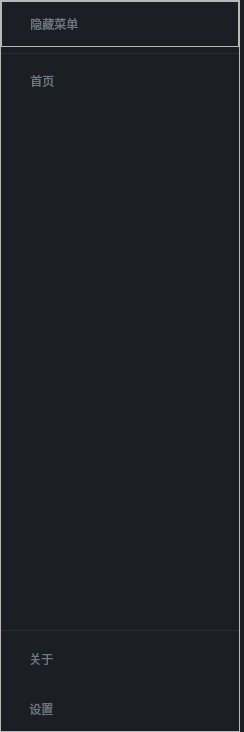
<?xml version="1.0" encoding="UTF-8"?>
<ui version="4.0">
    <class>LeftMenu</class>
    <widget class="QWidget" name="LeftMenu">
        <property name="geometry">
            <rect>
                <x>0</x>
                <y>0</y>
                <width>244</width>
                <height>732</height>
            </rect>
        </property>
        <property name="sizePolicy">
            <sizepolicy hsizetype="Preferred" vsizetype="Preferred">
                <horstretch>0</horstretch>
                <verstretch>0</verstretch>
            </sizepolicy>
        </property>
        <property name="minimumSize">
            <size>
                <width>50</width>
                <height>0</height>
            </size>
        </property>
        <property name="maximumSize">
            <size>
                <width>244</width>
                <height>16777215</height>
            </size>
        </property>
        <property name="windowTitle">
            <string>Form</string>
        </property>
        <property name="styleSheet">
            <string notr="true">#LeftMenu {
background-color: #1b1e23;
border-radius:8;
}

QPushButton {
background-color:#1b1e23;
border-radius: 8;
height:40;
text-align:left;
padding-left:15;
padding-top:2;
padding-bottom:2;
color:#6b7884;
}

QPushButton:hover{
background-color:#21252d;
}

QPushButton:pressed{
background-color:#2c313c;
}

QPushButton:checked{
background-color:#2c313c;
}


#bottom{
border-top:1 solid #272c36;
border-radius: 0;
}

#nav_menu {
border-top:1 solid #272c36;
border-radius: 0；
}

#LeftMenu #scrollArea,#scrollAreaWidgetContents_3{
background-color:#1b1e23;
border:none;
}

#btn_toggle:checked{
background-color:#21252d;
}


QToolTip { 
color:#6b7884;
background-color: #1b1e23; 
border: 0px; 
border-radius:8;
border-left: 2px solid #4f9fee;
}</string>
        </property>
        <layout class="QVBoxLayout" name="verticalLayout">
            <property name="spacing">
                <number>6</number>
            </property>
            <property name="leftMargin">
                <number>0</number>
            </property>
            <property name="topMargin">
                <number>0</number>
            </property>
            <property name="rightMargin">
                <number>0</number>
            </property>
            <property name="bottomMargin">
                <number>0</number>
            </property>
            <item>
                <widget class="QFrame" name="bg">
                    <property name="sizePolicy">
                        <sizepolicy hsizetype="Preferred" vsizetype="Preferred">
                            <horstretch>0</horstretch>
                            <verstretch>0</verstretch>
                        </sizepolicy>
                    </property>
                    <property name="minimumSize">
                        <size>
                            <width>240</width>
                            <height>0</height>
                        </size>
                    </property>
                    <property name="maximumSize">
                        <size>
                            <width>240</width>
                            <height>16777215</height>
                        </size>
                    </property>
                    <property name="styleSheet">
                        <string notr="true"/>
                    </property>
                    <property name="frameShape">
                        <enum>QFrame::StyledPanel</enum>
                    </property>
                    <property name="frameShadow">
                        <enum>QFrame::Raised</enum>
                    </property>
                    <layout class="QVBoxLayout" name="verticalLayout_6">
                        <property name="leftMargin">
                            <number>0</number>
                        </property>
                        <property name="topMargin">
                            <number>0</number>
                        </property>
                        <property name="rightMargin">
                            <number>0</number>
                        </property>
                        <property name="bottomMargin">
                            <number>0</number>
                        </property>
                        <item>
                            <widget class="QFrame" name="top">
                                <property name="maximumSize">
                                    <size>
                                        <width>16777215</width>
                                        <height>46</height>
                                    </size>
                                </property>
                                <property name="layoutDirection">
                                    <enum>Qt::RightToLeft</enum>
                                </property>
                                <property name="styleSheet">
                                    <string notr="true"/>
                                </property>
                                <property name="frameShape">
                                    <enum>QFrame::StyledPanel</enum>
                                </property>
                                <property name="frameShadow">
                                    <enum>QFrame::Raised</enum>
                                </property>
                                <property name="lineWidth">
                                    <number>1</number>
                                </property>
                                <layout class="QVBoxLayout" name="verticalLayout_3">
                                    <property name="spacing">
                                        <number>6</number>
                                    </property>
                                    <property name="leftMargin">
                                        <number>0</number>
                                    </property>
                                    <property name="topMargin">
                                        <number>0</number>
                                    </property>
                                    <property name="rightMargin">
                                        <number>0</number>
                                    </property>
                                    <property name="bottomMargin">
                                        <number>0</number>
                                    </property>
                                    <item>
                                        <widget class="QPushButton" name="btn_toggle">
                                            <property name="toolTip">
                                                <string>&lt;html&gt;&lt;head/&gt;&lt;body&gt;&lt;p&gt;隐藏菜单&lt;/p&gt;&lt;/body&gt;&lt;/html&gt;</string>
                                            </property>
                                            <property name="whatsThis">
                                                <string>&lt;html&gt;&lt;head/&gt;&lt;body&gt;&lt;p&gt;&lt;br/&gt;&lt;/p&gt;&lt;/body&gt;&lt;/html&gt;</string>
                                            </property>
                                            <property name="layoutDirection">
                                                <enum>Qt::LeftToRight</enum>
                                            </property>
                                            <property name="text">
                                                <string>    隐藏菜单</string>
                                            </property>
                                            <property name="icon">
                                                <iconset>
                                                    <normaloff>:/icon_w/assets/svg_white/menu.svg</normaloff>
                                                    <normalon>:/icon_b/assets/svg_blue/circle-left.svg</normalon>:/icon_w/assets/svg_white/menu.svg
                                                </iconset>
                                            </property>
                                            <property name="iconSize">
                                                <size>
                                                    <width>16</width>
                                                    <height>16</height>
                                                </size>
                                            </property>
                                            <property name="checkable">
                                                <bool>true</bool>
                                            </property>
                                        </widget>
                                    </item>
                                </layout>
                            </widget>
                        </item>
                        <item>
                            <widget class="QScrollArea" name="scrollArea">
                                <property name="horizontalScrollBarPolicy">
                                    <enum>Qt::ScrollBarAlwaysOff</enum>
                                </property>
                                <property name="widgetResizable">
                                    <bool>true</bool>
                                </property>
                                <widget class="QWidget" name="scrollAreaWidgetContents_3">
                                    <property name="geometry">
                                        <rect>
                                            <x>0</x>
                                            <y>0</y>
                                            <width>238</width>
                                            <height>571</height>
                                        </rect>
                                    </property>
                                    <layout class="QVBoxLayout" name="verticalLayout_2">
                                        <property name="leftMargin">
                                            <number>0</number>
                                        </property>
                                        <property name="topMargin">
                                            <number>0</number>
                                        </property>
                                        <property name="rightMargin">
                                            <number>0</number>
                                        </property>
                                        <property name="bottomMargin">
                                            <number>0</number>
                                        </property>
                                        <item>
                                            <widget class="QFrame" name="nav_menu">
                                                <property name="layoutDirection">
                                                    <enum>Qt::LeftToRight</enum>
                                                </property>
                                                <property name="styleSheet">
                                                    <string notr="true"/>
                                                </property>
                                                <property name="frameShape">
                                                    <enum>QFrame::StyledPanel</enum>
                                                </property>
                                                <property name="frameShadow">
                                                    <enum>QFrame::Raised</enum>
                                                </property>
                                                <layout class="QVBoxLayout" name="verticalLayout_5">
                                                    <property name="spacing">
                                                        <number>6</number>
                                                    </property>
                                                    <property name="leftMargin">
                                                        <number>0</number>
                                                    </property>
                                                    <property name="topMargin">
                                                        <number>5</number>
                                                    </property>
                                                    <property name="rightMargin">
                                                        <number>0</number>
                                                    </property>
                                                    <property name="bottomMargin">
                                                        <number>0</number>
                                                    </property>
                                                    <item>
                                                        <widget class="QPushButton" name="btn_home">
                                                            <property name="text">
                                                                <string>    首页</string>
                                                            </property>
                                                            <property name="icon">
                                                                <iconset>
                                                                    <normaloff>:/icon_w/assets/svg_white/home.svg</normaloff>
                                                                    <normalon>:/icon_b/assets/svg_blue/home.svg</normalon>:/icon_w/assets/svg_white/home.svg
                                                                </iconset>
                                                            </property>
                                                            <property name="checkable">
                                                                <bool>true</bool>
                                                            </property>
                                                        </widget>
                                                    </item>
                                                </layout>
                                            </widget>
                                        </item>
                                        <item>
                                            <spacer name="verticalSpacer">
                                                <property name="orientation">
                                                    <enum>Qt::Vertical</enum>
                                                </property>
                                                <property name="sizeHint" stdset="0">
                                                    <size>
                                                        <width>20</width>
                                                        <height>494</height>
                                                    </size>
                                                </property>
                                            </spacer>
                                        </item>
                                    </layout>
                                </widget>
                            </widget>
                        </item>
                        <item>
                            <widget class="QFrame" name="bottom">
                                <property name="styleSheet">
                                    <string notr="true"/>
                                </property>
                                <property name="frameShape">
                                    <enum>QFrame::StyledPanel</enum>
                                </property>
                                <property name="frameShadow">
                                    <enum>QFrame::Raised</enum>
                                </property>
                                <layout class="QVBoxLayout" name="verticalLayout_4">
                                    <property name="spacing">
                                        <number>6</number>
                                    </property>
                                    <property name="leftMargin">
                                        <number>0</number>
                                    </property>
                                    <property name="topMargin">
                                        <number>6</number>
                                    </property>
                                    <property name="rightMargin">
                                        <number>0</number>
                                    </property>
                                    <property name="bottomMargin">
                                        <number>0</number>
                                    </property>
                                    <item>
                                        <widget class="QPushButton" name="btn_about">
                                            <property name="toolTip">
                                                <string>关于</string>
                                            </property>
                                            <property name="text">
                                                <string>    关于</string>
                                            </property>
                                            <property name="icon">
                                                <iconset>
                                                    <normaloff>:/icon_w/assets/svg_white/info.svg</normaloff>
                                                    <normalon>:/icon_b/assets/svg_blue/info.svg</normalon>:/icon_w/assets/svg_white/info.svg
                                                </iconset>
                                            </property>
                                            <property name="checkable">
                                                <bool>true</bool>
                                            </property>
                                        </widget>
                                    </item>
                                    <item>
                                        <widget class="QPushButton" name="btn_setting">
                                            <property name="toolTip">
                                                <string>设置</string>
                                            </property>
                                            <property name="text">
                                                <string>    设置</string>
                                            </property>
                                            <property name="icon">
                                                <iconset>
                                                    <normaloff>:/icon_w/assets/svg_white/wrench.svg</normaloff>
                                                    <normalon>:/icon_b/assets/svg_blue/wrench.svg</normalon>:/icon_w/assets/svg_white/wrench.svg
                                                </iconset>
                                            </property>
                                            <property name="checkable">
                                                <bool>true</bool>
                                            </property>
                                            <property name="checked">
                                                <bool>false</bool>
                                            </property>
                                        </widget>
                                    </item>
                                </layout>
                            </widget>
                        </item>
                    </layout>
                </widget>
            </item>
        </layout>
    </widget>
    <resources>
        <include location="../../../asset.qrc"/>
    </resources>
    <connections/>
    <slots>
        <slot>collapse()</slot>
    </slots>
</ui>
